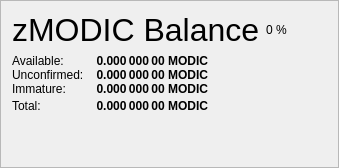
                   <widget class="QFrame" name="frame_ZerocoinBalances">
                    <property name="frameShape">
                     <enum>QFrame::StyledPanel</enum>
                    </property>
                    <property name="frameShadow">
                     <enum>QFrame::Raised</enum>
                    </property>
                    <layout class="QVBoxLayout" name="verticalLayout_7">
                     <item>
                      <layout class="QHBoxLayout" name="horizontalLayout_8" stretch="0,0,0">
                       <item>
                        <widget class="QLabel" name="label_5z_3">
                         <property name="minimumSize">
                          <size>
                           <width>0</width>
                           <height>20</height>
                          </size>
                         </property>
                         <property name="font">
                          <font>
                           <pointsize>24</pointsize>
                           <weight>50</weight>
                           <bold>false</bold>
                          </font>
                         </property>
                         <property name="text">
                          <string>zMODIC Balance</string>
                         </property>
                        </widget>
                       </item>
                       <item>
                        <widget class="QLabel" name="labelzMODICPercent">
                         <property name="text">
                          <string notr="true">0 %</string>
                         </property>
                        </widget>
                       </item>
                       <item>
                        <spacer name="horizontalSpacer_11">
                         <property name="orientation">
                          <enum>Qt::Horizontal</enum>
                         </property>
                         <property name="sizeHint" stdset="0">
                          <size>
                           <width>40</width>
                           <height>20</height>
                          </size>
                         </property>
                        </spacer>
                       </item>
                      </layout>
                     </item>
                     <item>
                      <layout class="QGridLayout" name="gridLayout_5">
                       <property name="horizontalSpacing">
                        <number>12</number>
                       </property>
                       <property name="verticalSpacing">
                        <number>0</number>
                       </property>
                       <item row="1" column="0">
                        <widget class="QLabel" name="labelzBalanceMatureText">
                         <property name="toolTip">
                          <string>Mature: more than 20 confirmation and more than 1 mint of the same denomination after it was minted.
These zMODIC are spendable.</string>
                         </property>
                         <property name="text">
                          <string>Available:</string>
                         </property>
                        </widget>
                       </item>
                       <item row="1" column="1">
                        <widget class="QLabel" name="labelzBalanceMature">
                         <property name="font">
                          <font>
                           <weight>75</weight>
                           <bold>true</bold>
                          </font>
                         </property>
                         <property name="toolTip">
                          <string>Mature: more than 20 confirmation and more than 1 mint of the same denomination after it was minted.
These zMODIC are spendable.</string>
                         </property>
                         <property name="text">
                          <string notr="true">0.000 000 00 MODIC</string>
                         </property>
                         <property name="alignment">
                          <set>Qt::AlignRight|Qt::AlignTrailing|Qt::AlignVCenter</set>
                         </property>
                        </widget>
                       </item>
                       <item row="2" column="0">
                        <widget class="QLabel" name="labelzBalanceUnconfirmedText">
                         <property name="toolTip">
                          <string>Unconfirmed: less than 20 confirmations
Immature: confirmed, but less than 3 mints of the same denomination after it was minted</string>
                         </property>
                         <property name="text">
                          <string>Unconfirmed:</string>
                         </property>
                        </widget>
                       </item>
                       <item row="2" column="1">
                        <widget class="QLabel" name="labelzBalanceUnconfirmed">
                         <property name="font">
                          <font>
                           <weight>75</weight>
                           <bold>true</bold>
                          </font>
                         </property>
                         <property name="toolTip">
                          <string>Unconfirmed: less than 20 confirmations
Immature: confirmed, but less than 3 mints of the same denomination after it was minted</string>
                         </property>
                         <property name="text">
                          <string notr="true">0.000 000 00 MODIC</string>
                         </property>
                         <property name="alignment">
                          <set>Qt::AlignRight|Qt::AlignTrailing|Qt::AlignVCenter</set>
                         </property>
                        </widget>
                       </item>
                       <item row="3" column="0">
                        <widget class="QLabel" name="labelzBalanceImmatureText">
                         <property name="toolTip">
                          <string>Unconfirmed: less than 20 confirmations
Immature: confirmed, but less than 3 mints of the same denomination after it was minted</string>
                         </property>
                         <property name="text">
                          <string>Immature:</string>
                         </property>
                        </widget>
                       </item>
                       <item row="3" column="1">
                        <widget class="QLabel" name="labelzBalanceImmature">
                         <property name="font">
                          <font>
                           <weight>75</weight>
                           <bold>true</bold>
                          </font>
                         </property>
                         <property name="toolTip">
                          <string>Unconfirmed: less than 20 confirmations
Immature: confirmed, but less than 3 mints of the same denomination after it was minted</string>
                         </property>
                         <property name="text">
                          <string notr="true">0.000 000 00 MODIC</string>
                         </property>
                         <property name="alignment">
                          <set>Qt::AlignRight|Qt::AlignTrailing|Qt::AlignVCenter</set>
                         </property>
                        </widget>
                       </item>
                       <item row="4" column="0">
                        <widget class="QLabel" name="labelzBalanceText">
                         <property name="toolTip">
                          <string>Your current zMODIC balance, unconfirmed and immature zMODIC included.</string>
                         </property>
                         <property name="text">
                          <string>Total:</string>
                         </property>
                        </widget>
                       </item>
                       <item row="4" column="1">
                        <widget class="QLabel" name="labelzBalance">
                         <property name="font">
                          <font>
                           <weight>75</weight>
                           <bold>true</bold>
                          </font>
                         </property>
                         <property name="cursor">
                          <cursorShape>IBeamCursor</cursorShape>
                         </property>
                         <property name="toolTip">
                          <string>Your current zMODIC balance, unconfirmed and immature zMODIC included.</string>
                         </property>
                         <property name="text">
                          <string notr="true">0.000 000 00 MODIC</string>
                         </property>
                         <property name="alignment">
                          <set>Qt::AlignRight|Qt::AlignTrailing|Qt::AlignVCenter</set>
                         </property>
                         <property name="textInteractionFlags">
                          <set>Qt::LinksAccessibleByMouse|Qt::TextSelectableByKeyboard|Qt::TextSelectableByMouse</set>
                         </property>
                        </widget>
                       </item>
                       <item row="4" column="2">
                        <spacer name="horizontalSpacer_4">
                         <property name="orientation">
                          <enum>Qt::Horizontal</enum>
                         </property>
                         <property name="sizeHint" stdset="0">
                          <size>
                           <width>40</width>
                           <height>20</height>
                          </size>
                         </property>
                        </spacer>
                       </item>
                      </layout>
                     </item>
                     <item>
                      <spacer name="verticalSpacer_4">
                       <property name="orientation">
                        <enum>Qt::Vertical</enum>
                       </property>
                       <property name="sizeHint" stdset="0">
                        <size>
                         <width>20</width>
                         <height>40</height>
                        </size>
                       </property>
                      </spacer>
                     </item>
                    </layout>
                   </widget>
